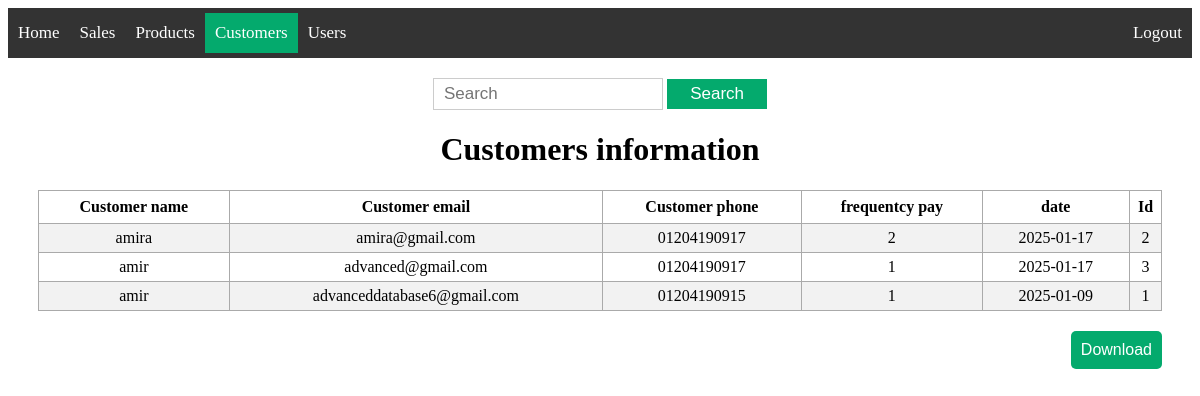
The page /customers/ (signed in) on the database its author committed.
### app/models/customer.py (models this page shows, shortened)
class Customer(db.Model):
    __tablename__ = 'customers'
    id = db.Column(db.Integer, primary_key=True)
    customer_name = db.Column(db.String(200), nullable=False)
    customer_email = db.Column(db.String(200), nullable=False)
    customer_phone = db.Column(db.String(15))
    frequentcy_pay = db.Column(db.Integer, nullable=False)
    date = db.Column(db.DateTime, default=datetime.now(pytz.UTC))

### app/customers/routes.py (the view)
@bp.route('/', methods=['GET'])
@roles_accepted('admin', 'editor', 'supervisor')
def index():
    customers = Customer.query.order_by(Customer.date.desc()).all()
    return render_template('customers/index.html', customers=customers)

### app/templates/customers/index.html (shortened to what this page needs)
{% extends 'base.html' %}
{% block content %}
<div class="content">
    <div class='search'>
        <form action="{{ url_for('customers.search_customer', search='') }}" method="get">
            <input type='text' placeholder='Search' name='search' id='search'>
            <input type='submit' value="Search">
        </form>
    </div>
    <div class="view">
        <h1 style="text-align: center;">Customers information</h1>
        {% if customers|length < 1 %}
        <h4  style="text-align: center;"> There are no customers yet !</h4>
        {% else %}
        <table>
            <tr>
                <th>Customer name</th>
                <th>Customer email</th>
                <th>Customer phone</th>
                <th>frequentcy pay</th>
                <th>date</th>
                <th>Id</th>
            </tr>
            {% for customer in customers %}
                <tr>
                    <td>{{ customer.customer_name }}</td>
                    <td>{{ customer.customer_email }}</td>
                    <td>{{ customer.customer_phone }}</td>
                    <td>{{ customer.frequentcy_pay }}</td>
                    <td>{{ customer.date.date() }}</td>
                    <td>{{ customer.id }}</td>
                </tr>
            {% endfor %}
        </table>
        {% endif %}
    </div>
    <div class="add">
        {% if current_user.has_role('admin')%}
        <div class="download-container">
            <button id="downloadBtn">Download</button>
        </div>
        {% endif %}
    </div>
</div>
{% endblock %}

### app/static/css/styles.css (style rules this page uses)
.view table, td, th { border: 1px solid #aaa; }
.view table { border-collapse: collapse; width: 95%; margin: auto; }
.view th { height: 30px; }
.view td { text-align: center; padding: 5px; }
.view tr:nth-child(even) { background-color: #f2f2f2; }
.view tr:nth-child(odd) { background-color: #ffffff; }
.content { width: 100%; }
.search { text-align: center; padding-top: 20px; }
.search form { display: inline-block; margin: 0 auto; }
.search input[type="text"] { width: 60%; height: 10px; padding: 10px; font-size: 17px; border: 1px solid #ccc; }
.search input[type="submit"] { width: 100px; height: 30px; padding: 4px 8px;; font-size: 17px; background-color: #04AA6D; color: #fff; border: none; cursor: pointer; }
.add { text-align: right; padding-top: 20px; margin-right: 30px; }
.table_box th, td { padding: 10px; text-align: left; }
.download-container { position: relative; display: inline-block; }
#downloadBtn { background-color: #04AA6D; color: #fff; padding: 10px 10px; border: none; cursor: pointer; font-size: 16px; border-radius: 5px; width: 100%; transition: background-color 0.3s ease; text-decoration: none; display: block; text-align: center; }

### rows shown on the page
Customer: customer_name "amira", customer_email "amira@gmail.com", customer_phone "01204190917", frequentcy_pay "2", date "2025-01-17", id "2"
Customer: customer_name "amir", customer_email "advanced@gmail.com", customer_phone "01204190917", frequentcy_pay "1", date "2025-01-17", id "3"
Customer: customer_name "amir", customer_email "advanceddatabase6@gmail.com", customer_phone "01204190915", frequentcy_pay "1", date "2025-01-09", id "1"
